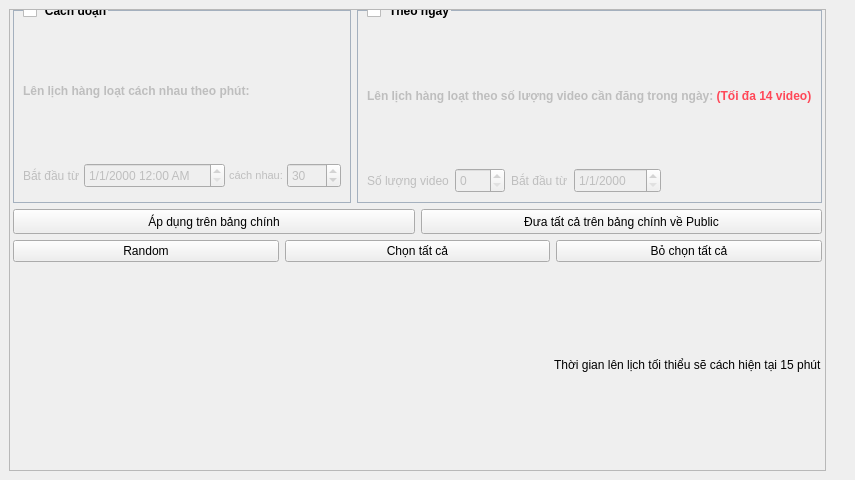
<?xml version="1.0" encoding="UTF-8"?>
<ui version="4.0">
 <class>MainWindow</class>
 <widget class="QMainWindow" name="MainWindow">
  <property name="geometry">
   <rect>
    <x>0</x>
    <y>0</y>
    <width>834</width>
    <height>480</height>
   </rect>
  </property>
  <property name="windowTitle">
   <string>Trình lên lịch hàng loạt</string>
  </property>
  <property name="windowIcon">
   <iconset resource="../resource.qrc">
    <normaloff>:/logo/icon-sw.png</normaloff>:/logo/icon-sw.png</iconset>
  </property>
  <widget class="QWidget" name="centralwidget">
   <layout class="QGridLayout" name="gridLayout">
    <item row="0" column="0">
     <widget class="QFrame" name="bulkSchedule">
      <property name="frameShape">
       <enum>QFrame::StyledPanel</enum>
      </property>
      <property name="frameShadow">
       <enum>QFrame::Raised</enum>
      </property>
      <layout class="QVBoxLayout" name="verticalLayout">
       <property name="leftMargin">
        <number>3</number>
       </property>
       <property name="topMargin">
        <number>0</number>
       </property>
       <property name="rightMargin">
        <number>3</number>
       </property>
       <item>
        <layout class="QHBoxLayout" name="horizontalLayout">
         <item>
          <widget class="QGroupBox" name="leftSchedule">
           <property name="styleSheet">
            <string notr="true">QGroupBox{
    border: 1px solid #a4b0be;
    margin-top: 0.5em;
	font-weight:bold
}
QGroupBox::title {
    top: -6px;
    left: 10px;
}
</string>
           </property>
           <property name="title">
            <string>Cách đoạn</string>
           </property>
           <property name="flat">
            <bool>false</bool>
           </property>
           <property name="checkable">
            <bool>true</bool>
           </property>
           <property name="checked">
            <bool>false</bool>
           </property>
           <layout class="QVBoxLayout" name="verticalLayout_2">
            <property name="topMargin">
             <number>20</number>
            </property>
            <item>
             <widget class="QLabel" name="label">
              <property name="font">
               <font>
                <weight>75</weight>
                <bold>true</bold>
               </font>
              </property>
              <property name="text">
               <string>&lt;html&gt;&lt;head/&gt;&lt;body&gt;&lt;p&gt;Lên lịch hàng loạt cách nhau theo phút:&lt;/p&gt;&lt;/body&gt;&lt;/html&gt;</string>
              </property>
             </widget>
            </item>
            <item>
             <layout class="QHBoxLayout" name="horizontalLayout_9">
              <property name="spacing">
               <number>4</number>
              </property>
              <property name="leftMargin">
               <number>0</number>
              </property>
              <property name="topMargin">
               <number>5</number>
              </property>
              <property name="rightMargin">
               <number>0</number>
              </property>
              <property name="bottomMargin">
               <number>5</number>
              </property>
              <item>
               <widget class="QLabel" name="label_3">
                <property name="text">
                 <string>Bắt đầu từ</string>
                </property>
               </widget>
              </item>
              <item>
               <widget class="QDateTimeEdit" name="dateTimeEdit">
                <property name="enabled">
                 <bool>false</bool>
                </property>
                <property name="sizePolicy">
                 <sizepolicy hsizetype="Maximum" vsizetype="Fixed">
                  <horstretch>0</horstretch>
                  <verstretch>0</verstretch>
                 </sizepolicy>
                </property>
                <property name="minimumSize">
                 <size>
                  <width>0</width>
                  <height>25</height>
                 </size>
                </property>
                <property name="tabletTracking">
                 <bool>true</bool>
                </property>
                <property name="displayFormat">
                 <string>d/M/yyyy h:mm AP</string>
                </property>
               </widget>
              </item>
              <item>
               <widget class="QLabel" name="label_14">
                <property name="sizePolicy">
                 <sizepolicy hsizetype="Maximum" vsizetype="Preferred">
                  <horstretch>0</horstretch>
                  <verstretch>0</verstretch>
                 </sizepolicy>
                </property>
                <property name="font">
                 <font>
                  <pointsize>8</pointsize>
                  <weight>50</weight>
                  <bold>false</bold>
                 </font>
                </property>
                <property name="text">
                 <string>cách nhau:</string>
                </property>
                <property name="alignment">
                 <set>Qt::AlignCenter</set>
                </property>
               </widget>
              </item>
              <item>
               <widget class="QSpinBox" name="offsetTime">
                <property name="enabled">
                 <bool>false</bool>
                </property>
                <property name="sizePolicy">
                 <sizepolicy hsizetype="Maximum" vsizetype="Fixed">
                  <horstretch>0</horstretch>
                  <verstretch>0</verstretch>
                 </sizepolicy>
                </property>
                <property name="minimumSize">
                 <size>
                  <width>0</width>
                  <height>25</height>
                 </size>
                </property>
                <property name="minimum">
                 <number>1</number>
                </property>
                <property name="maximum">
                 <number>9999</number>
                </property>
                <property name="value">
                 <number>30</number>
                </property>
               </widget>
              </item>
             </layout>
            </item>
           </layout>
          </widget>
         </item>
         <item>
          <widget class="QGroupBox" name="rightSchedule">
           <property name="styleSheet">
            <string notr="true">QGroupBox{
    border: 1px solid #a4b0be;
    margin-top: 0.5em;
	font-weight:bold
}
QGroupBox::title {
    top: -6px;
    left: 10px;
}
</string>
           </property>
           <property name="title">
            <string>Theo ngày</string>
           </property>
           <property name="checkable">
            <bool>true</bool>
           </property>
           <property name="checked">
            <bool>false</bool>
           </property>
           <layout class="QVBoxLayout" name="verticalLayout_3">
            <property name="topMargin">
             <number>20</number>
            </property>
            <item>
             <widget class="QLabel" name="label_2">
              <property name="font">
               <font>
                <weight>75</weight>
                <bold>true</bold>
               </font>
              </property>
              <property name="text">
               <string>&lt;html&gt;&lt;head/&gt;&lt;body&gt;&lt;p&gt;Lên lịch hàng loạt theo số lượng video cần đăng trong ngày: &lt;span style=&quot; color:#ff4757;&quot;&gt;(Tối đa 14 video)&lt;/span&gt;&lt;/p&gt;&lt;/body&gt;&lt;/html&gt;</string>
              </property>
             </widget>
            </item>
            <item>
             <layout class="QHBoxLayout" name="horizontalLayout_8">
              <item>
               <widget class="QLabel" name="label_7">
                <property name="text">
                 <string>Số lượng video</string>
                </property>
               </widget>
              </item>
              <item>
               <widget class="QSpinBox" name="videoPerDay">
                <property name="enabled">
                 <bool>false</bool>
                </property>
                <property name="minimumSize">
                 <size>
                  <width>50</width>
                  <height>25</height>
                 </size>
                </property>
                <property name="tabletTracking">
                 <bool>false</bool>
                </property>
                <property name="maximum">
                 <number>14</number>
                </property>
               </widget>
              </item>
              <item>
               <widget class="QLabel" name="label_4">
                <property name="text">
                 <string>Bắt đầu từ</string>
                </property>
               </widget>
              </item>
              <item>
               <widget class="QDateEdit" name="dayStart">
                <property name="enabled">
                 <bool>false</bool>
                </property>
                <property name="sizePolicy">
                 <sizepolicy hsizetype="Maximum" vsizetype="Fixed">
                  <horstretch>0</horstretch>
                  <verstretch>0</verstretch>
                 </sizepolicy>
                </property>
                <property name="minimumSize">
                 <size>
                  <width>0</width>
                  <height>25</height>
                 </size>
                </property>
                <property name="displayFormat">
                 <string>d/M/yyyy</string>
                </property>
               </widget>
              </item>
              <item>
               <spacer name="horizontalSpacer_2">
                <property name="orientation">
                 <enum>Qt::Horizontal</enum>
                </property>
                <property name="sizeHint" stdset="0">
                 <size>
                  <width>40</width>
                  <height>20</height>
                 </size>
                </property>
               </spacer>
              </item>
             </layout>
            </item>
           </layout>
          </widget>
         </item>
        </layout>
       </item>
       <item>
        <layout class="QHBoxLayout" name="horizontalLayout_2">
         <item>
          <widget class="QPushButton" name="applyToMainTable">
           <property name="minimumSize">
            <size>
             <width>0</width>
             <height>25</height>
            </size>
           </property>
           <property name="text">
            <string>Áp dụng trên bảng chính</string>
           </property>
          </widget>
         </item>
         <item>
          <widget class="QPushButton" name="makeMainTablePublic">
           <property name="minimumSize">
            <size>
             <width>0</width>
             <height>25</height>
            </size>
           </property>
           <property name="text">
            <string>Đưa tất cả trên bảng chính về Public</string>
           </property>
          </widget>
         </item>
        </layout>
       </item>
       <item>
        <layout class="QHBoxLayout" name="horizontalLayout_3">
         <item>
          <widget class="QPushButton" name="randomBtn">
           <property name="text">
            <string>Random</string>
           </property>
          </widget>
         </item>
         <item>
          <widget class="QPushButton" name="tickAllBtn">
           <property name="text">
            <string>Chọn tất cả</string>
           </property>
          </widget>
         </item>
         <item>
          <widget class="QPushButton" name="unTickAllBtn">
           <property name="text">
            <string>Bỏ chọn tất cả</string>
           </property>
          </widget>
         </item>
        </layout>
       </item>
       <item>
        <layout class="QVBoxLayout" name="verticalLayoutForTable"/>
       </item>
       <item>
        <spacer name="verticalSpacer">
         <property name="orientation">
          <enum>Qt::Vertical</enum>
         </property>
         <property name="sizeType">
          <enum>QSizePolicy::Fixed</enum>
         </property>
         <property name="sizeHint" stdset="0">
          <size>
           <width>20</width>
           <height>1</height>
          </size>
         </property>
        </spacer>
       </item>
       <item>
        <layout class="QHBoxLayout" name="horizontalLayout_4">
         <item>
          <spacer name="horizontalSpacer">
           <property name="orientation">
            <enum>Qt::Horizontal</enum>
           </property>
           <property name="sizeHint" stdset="0">
            <size>
             <width>40</width>
             <height>20</height>
            </size>
           </property>
          </spacer>
         </item>
         <item>
          <widget class="QLabel" name="label_5">
           <property name="text">
            <string>Thời gian lên lịch tối thiểu sẽ cách hiện tại 15 phút</string>
           </property>
          </widget>
         </item>
        </layout>
       </item>
      </layout>
     </widget>
    </item>
    <item row="0" column="1">
     <widget class="QWidget" name="layoutForVideosPerdayWg" native="true">
      <layout class="QVBoxLayout" name="verticalLayoutForVideosPerday">
       <property name="spacing">
        <number>0</number>
       </property>
       <property name="leftMargin">
        <number>0</number>
       </property>
       <property name="topMargin">
        <number>0</number>
       </property>
       <property name="rightMargin">
        <number>0</number>
       </property>
       <property name="bottomMargin">
        <number>0</number>
       </property>
       <item>
        <layout class="QVBoxLayout" name="layoutForVideosPerday">
         <property name="spacing">
          <number>6</number>
         </property>
         <property name="leftMargin">
          <number>7</number>
         </property>
         <property name="rightMargin">
          <number>7</number>
         </property>
        </layout>
       </item>
      </layout>
     </widget>
    </item>
   </layout>
  </widget>
 </widget>
 <resources>
  <include location="../resource.qrc"/>
 </resources>
 <connections/>
</ui>
